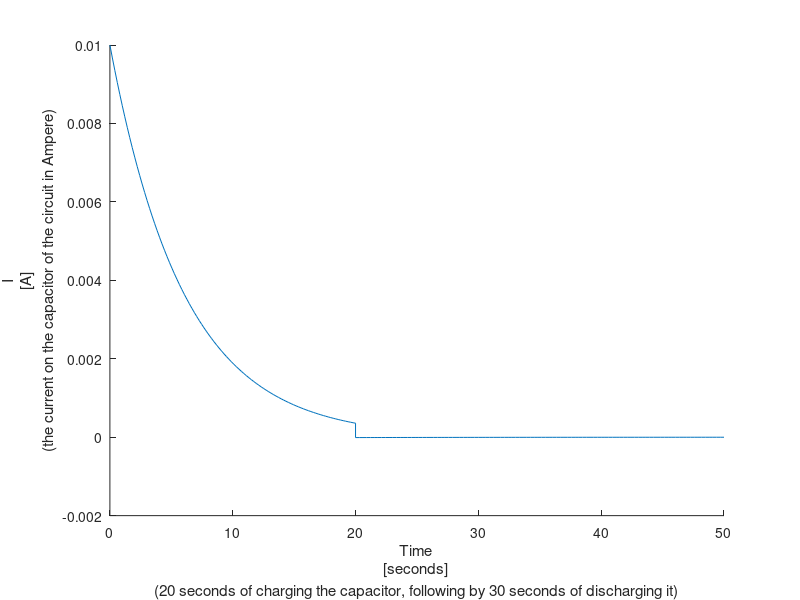

MATLAB code for this plot: (Note: this script raises an error after producing the figure.)
%% introduction to neuronal networks - assignment 1:



% settimg some parameters:

Eps = 30;
R1 = 3000;
R2 = 6000;
C = 0.002;
T_charge = linspace(0,20);
T_discharge = linspace(0,30);


% charging the capacitor:

I_c = (Eps/R1)*exp(-T_charge/(R1*C));
V_c = Eps*C*(1-(exp(-T_charge/(R1*C))));


% discharging the capacitor:

V1 = V_c(100);
I_d = ((-V1)/R2)*exp(-T_discharge/(R2*C));
V_d = V1*exp(-T_discharge/(R2*C));


% current on the capacitor:

figure('Units','normalized','position',[0 0 1 1]);
hold on;
plot([T_charge, (T_discharge + 20)], [I_c, I_d]);
xlabel({'Time', '[seconds]' , '(20 seconds of charging the capacitor, following by 30 seconds of discharging it)'});
ylabel({'I', '[A]' , '(the current on the capacitor of the circuit in Ampere)'});
asy_current = xline(20,'--r', 'LineWidth', 0.5);
yline(0,'--k', 'LineWidth', 0.5);
legend(asy_current, '$charging \rightarrow discharging$', 'FontSize', 12, 'Location','best', 'Interpreter','latex', 'Box', 'off');
title({'\fontsize{14} \color{blue} - the current on a capacitor while charging it for 20 seconds, then discharging for 30 seconds -', '\fontsize{12} (current VS time)', '\fontsize{10} \color{black} R_{charge} =  3000 \Omega  ,        R_{discharge} =  6000 \Omega  ,        C  =  2 mF  ,        \fontsize{18} \epsilon \fontsize{10}  =  30 V  ,       V1_{t = 20}  =  0.0579 V'});
hold off; 


% voltage on the capacitor:

figure('Units','normalized','position',[0 0 1 1]);
hold on;
plot([T_charge, (T_discharge + 20)], [V_c, V_d]);
xlabel({'Time', '[seconds]' , '(20 seconds of charging the capacitor, following by 30 seconds of discharging it)'});
ylabel({'V', '[V]' , '(the voltage on the capacitor of the circuit in Volts)'});
asy_voltage = xline(20,'--r', 'LineWidth', 0.5, 'DisplayName','$charging \rightarrow discharging$');
legend(asy_voltage, 'FontSize', 12, 'Location','best', 'Interpreter','latex', 'Box', 'off');
title({'\fontsize{14} \color{blue} - the voltage on a capacitor while charging it for 20 seconds, then discharging for 30 seconds -', '\fontsize{12} (voltage VS time)', '\fontsize{10} \color{black} R_{charge} =  3000 \Omega  ,        R_{discharge} =  6000 \Omega  ,        C  =  2 mF  ,        \fontsize{18} \epsilon \fontsize{10}  =  30 V  ,       V1_{t = 20}  =  0.0579 V'});
hold off;



